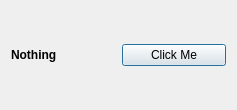
<?xml version="1.0" encoding="UTF-8"?>
<ui version="4.0">
 <class>Dialog</class>
 <widget class="QDialog" name="Dialog">
  <property name="geometry">
   <rect>
    <x>0</x>
    <y>0</y>
    <width>237</width>
    <height>110</height>
   </rect>
  </property>
  <property name="windowTitle">
   <string>Dialog</string>
  </property>
  <layout class="QHBoxLayout" name="horizontalLayout">
   <item>
    <widget class="QLabel" name="label">
     <property name="font">
      <font>
       <weight>75</weight>
       <bold>true</bold>
      </font>
     </property>
     <property name="text">
      <string>Nothing</string>
     </property>
    </widget>
   </item>
   <item>
    <widget class="QPushButton" name="pushButton">
     <property name="text">
      <string>Click Me</string>
     </property>
    </widget>
   </item>
  </layout>
 </widget>
 <resources/>
 <connections/>
</ui>
